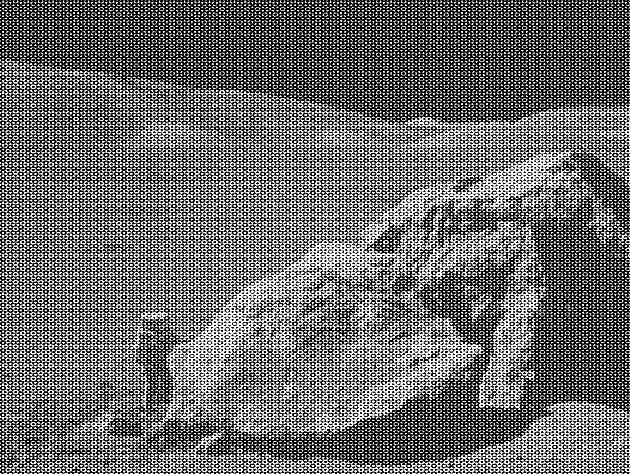
#> input picture practices/moonlanding/moonlanding.png, 630 x 474 px
$ python moonlanding.py
#> lines starting #> are read from the running program, lines starting #| are printed output that depends on the picture
import numpy as np
import matplotlib.pyplot as plt

image = plt.imread('moonlanding.png')
#> image is the input picture: shape (474, 630) float32; min 0, max 1, mean 0.424
ft = np.fft.fft2(image)
cft = np.fft.fftshift(ft)
ft[50:-50, :] = 0
ft[:, 50:-50] = 0

rests = np.fft.ifft2(ft)

plt.figure()
plt.imshow(np.log(np.abs(cft)))
plt.figure()
plt.imshow(np.abs(rests), cmap='gray')
plt.show()
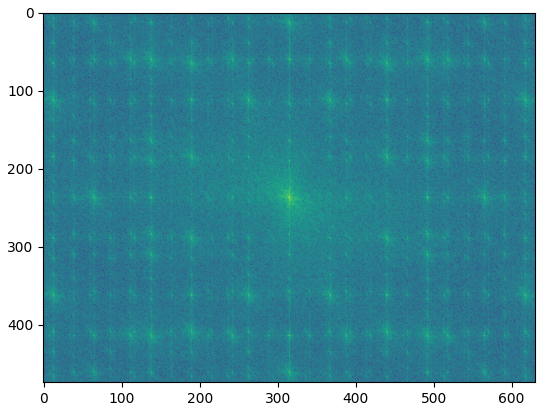
#> figure drawn by matplotlib, 1 panel
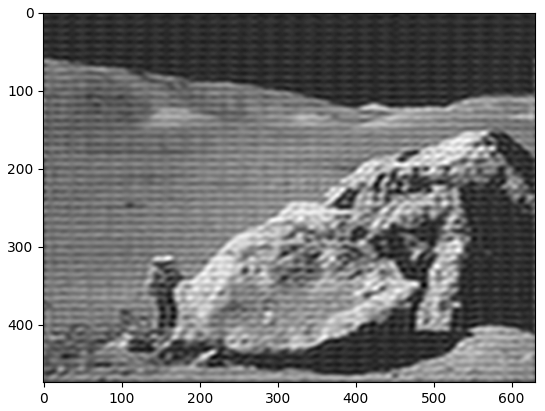
#> figure drawn by matplotlib, 1 panel
